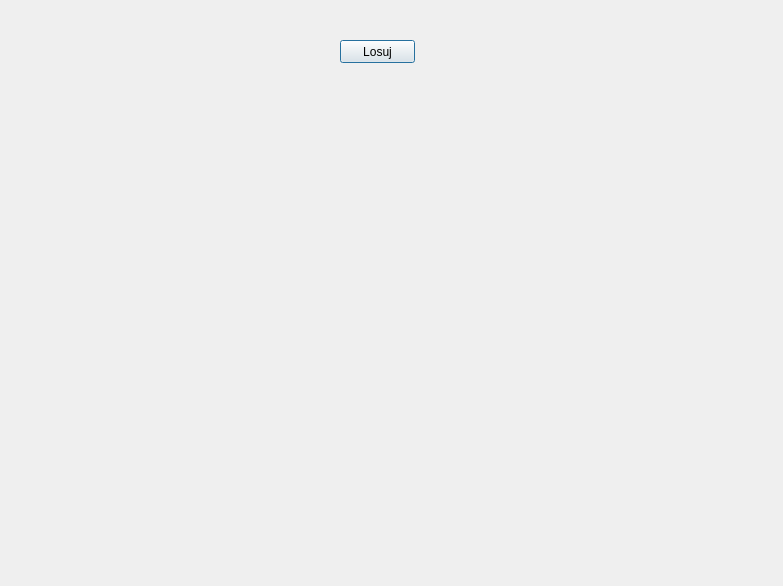
<?xml version="1.0" encoding="UTF-8"?>
<ui version="4.0">
 <class>Dialog</class>
 <widget class="QDialog" name="Dialog">
  <property name="enabled">
   <bool>true</bool>
  </property>
  <property name="geometry">
   <rect>
    <x>0</x>
    <y>0</y>
    <width>783</width>
    <height>586</height>
   </rect>
  </property>
  <property name="mouseTracking">
   <bool>true</bool>
  </property>
  <property name="acceptDrops">
   <bool>true</bool>
  </property>
  <property name="windowTitle">
   <string>Dialog</string>
  </property>
  <property name="autoFillBackground">
   <bool>false</bool>
  </property>
  <property name="sizeGripEnabled">
   <bool>false</bool>
  </property>
  <property name="modal">
   <bool>false</bool>
  </property>
  <widget class="QPushButton" name="pushButton">
   <property name="geometry">
    <rect>
     <x>340</x>
     <y>40</y>
     <width>75</width>
     <height>23</height>
    </rect>
   </property>
   <property name="text">
    <string>Losuj</string>
   </property>
  </widget>
 </widget>
 <resources/>
 <connections/>
</ui>
